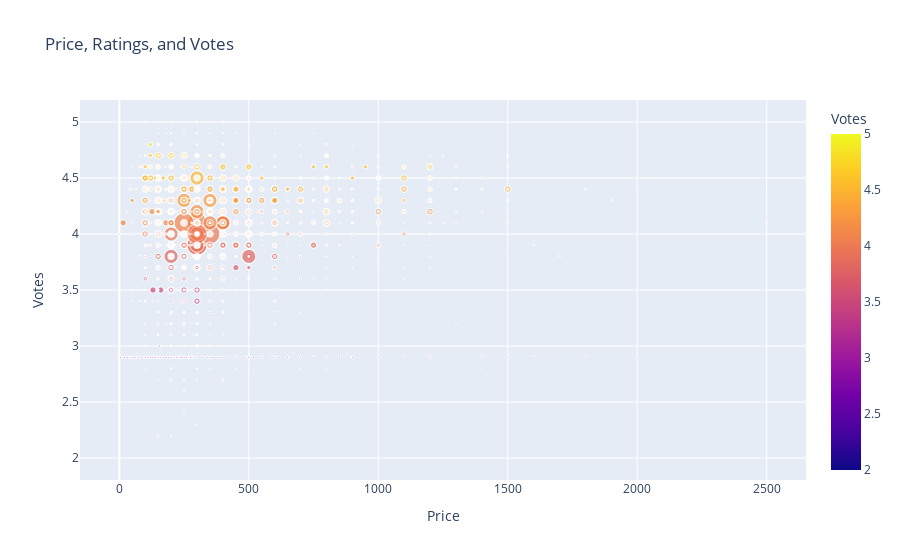

Notebook code cell kept with this figure:
### Code cell
# Interactive scatter plot using Plotly for Price, Ratings, and Votes
fig_interactive = px.scatter(data, x='Price', y='Votes', color='Votes',
                             size='Total ratings', hover_data=['City'], title='Price, Ratings, and Votes')
fig_interactive.show()

### Figure 1 — Plotly figure (JSON) as saved in the notebook; plotly's stock layout.template omitted (floating-point values rounded to 4 significant figures; data arrays with more than 128 entries replaced by an {"elided": "..."} marker saying what was removed)
{"data": [{"customdata": {"elided": "8680x1 str values"}, "hovertemplate": "Price=%{x}<br>Votes=%{marker.color}<br>Total ratings=%{marker.size}<br>City=%{customdata[0]}<extra></extra>", "legendgroup": "", "marker": {"color": {"elided": "8680 float values"}, "coloraxis": "coloraxis", "size": {"elided": "8680 int values"}, "sizemode": "area", "sizeref": 25, "symbol": "circle"}, "mode": "markers", "name": "", "showlegend": false, "type": "scattergl", "x": {"elided": "8680 int values"}, "xaxis": "x", "y": {"elided": "8680 float values"}, "yaxis": "y"}], "layout": {"coloraxis": {"colorbar": {"title": {"text": "Votes"}}, "colorscale": [[0, "#0d0887"], [0.1111, "#46039f"], [0.2222, "#7201a8"], [0.3333, "#9c179e"], [0.4444, "#bd3786"], [0.5556, "#d8576b"], [0.6667, "#ed7953"], [0.7778, "#fb9f3a"], [0.8889, "#fdca26"], [1, "#f0f921"]]}, "legend": {"itemsizing": "constant", "tracegroupgap": 0}, "title": {"text": "Price, Ratings, and Votes"}, "xaxis": {"anchor": "y", "domain": [0, 1], "title": {"text": "Price"}}, "yaxis": {"anchor": "x", "domain": [0, 1], "title": {"text": "Votes"}}}}
